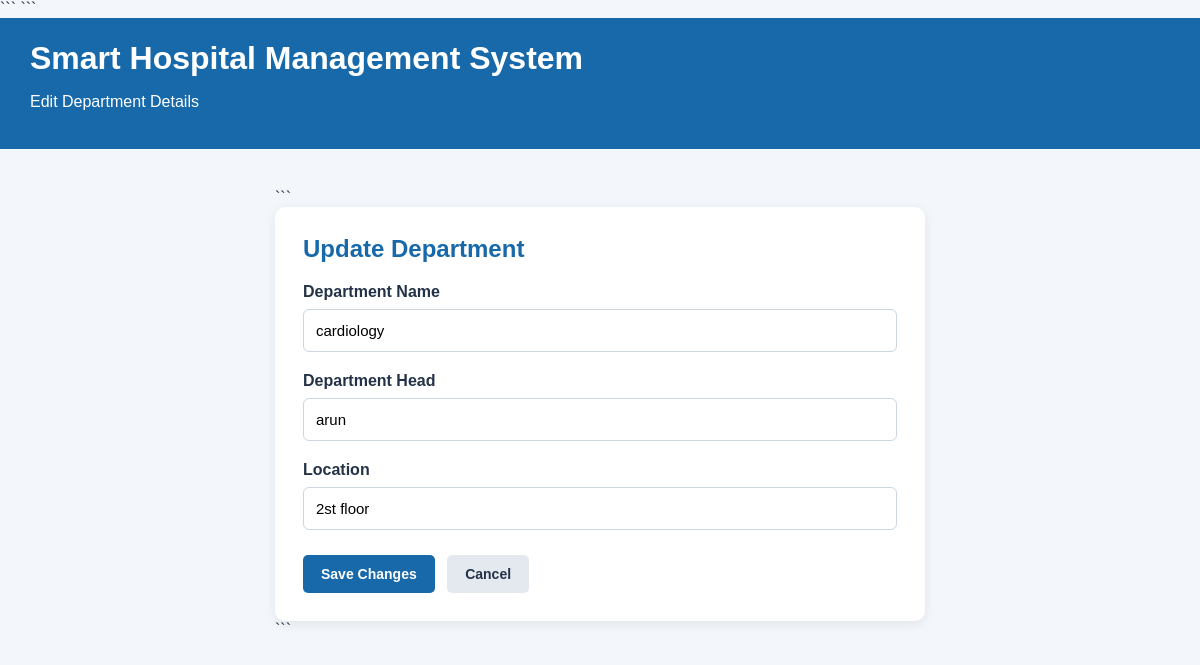
Screenshot of /edit_department/1 (signed in) with the database file from the repository.
### tables this page shows
CREATE TABLE departments (
                id INTEGER PRIMARY KEY AUTOINCREMENT,
                department_name TEXT NOT NULL UNIQUE,
                department_head TEXT NOT NULL,
                location TEXT NOT NULL
            );

### app.py (the view, shortened to what this page needs)
@app.route("/edit_department/<int:department_id>", methods=["GET", "POST"])
@login_required
def edit_department(department_id):
    conn = get_db_connection()
    department = conn.execute(
        "SELECT * FROM departments WHERE id = ?",
        (department_id,)
    ).fetchone()
    if department is None:
        conn.close()
        flash("Department not found.", "error")
        return redirect(url_for("departments"))
    conn.close()
    return render_template(
        "edit_department.html",
        department=department
    )

### app.py (called while the page is built)
def get_db_connection():
    conn = sqlite3.connect(DATABASE)
    conn.row_factory = sqlite3.Row
    return conn

def login_required(view_function):
    @wraps(view_function)
    def wrapped_view(*args, **kwargs):
        if "admin_id" not in session:
            flash("Please log in to continue.", "error")
            return redirect(url_for("login"))
        return view_function(*args, **kwargs)
    return wrapped_view

### templates/edit_department.html (shortened to what this page needs)
<!DOCTYPE html>
<html lang="en">
<head>
```
</head>
<body>
<header>
    <h1>Smart Hospital Management System</h1>
    <p>Edit Department Details</p>
</header>
<div class="container">
```
<div class="card">
    <h2>Update Department</h2>
    <form
        action="{{ url_for('edit_department', department_id=department['id']) }}"
        method="POST">
        <div class="form-group">
            <label for="department_name">Department Name</label>
            <input
                type="text"
                id="department_name"
                name="department_name"
                value="{{ department['department_name'] }}"
                maxlength="100"
                required>
        </div>
        <div class="form-group">
            <label for="department_head">Department Head</label>
            <input
                type="text"
                id="department_head"
                name="department_head"
                value="{{ department['department_head'] }}"
                maxlength="100"
                required>
        </div>
        <div class="form-group">
            <label for="location">Location</label>
            <input
                type="text"
                id="location"
                name="location"
                value="{{ department['location'] }}"
                maxlength="100"
                required>
        </div>
        <div class="buttons">
            <button type="submit" class="save-btn">
                Save Changes
            </button>
            <a href="{{ url_for('departments') }}" class="cancel-btn">
                Cancel
            </a>
        </div>
    </form>
</div>
```
</div>
</body>
</html>

### templates/edit_department.html (style rules this page uses)
* { box-sizing: border-box; }
body { margin: 0; font-family: Arial, sans-serif; background: #f3f6fb; color: #243247; }
header { background: #1769aa; color: white; padding: 22px 30px; }
header h1 { margin: 0; }
.container { width: 90%; max-width: 650px; margin: 40px auto; }
.card { background: white; padding: 28px; border-radius: 10px; box-shadow: 0 3px 12px rgba(0, 0, 0, 0.08); }
h2 { color: #1769aa; margin-top: 0; }
.form-group { margin-bottom: 20px; }
label { display: block; margin-bottom: 8px; font-weight: bold; }
input { width: 100%; padding: 12px; border: 1px solid #ccd5e0; border-radius: 6px; font-size: 15px; }
.buttons { margin-top: 25px; }
button, .cancel-btn { display: inline-block; padding: 11px 18px; border: none; border-radius: 5px; font-size: 14px; font-weight: bold; text-decoration: none; cursor: pointer; }
.save-btn { background: #1769aa; color: white; }
.cancel-btn { background: #e4e9ef; color: #243247; margin-left: 8px; }

### rows the page displays
departments: department_name "cardiology", department_head "arun", location "2st floor"
